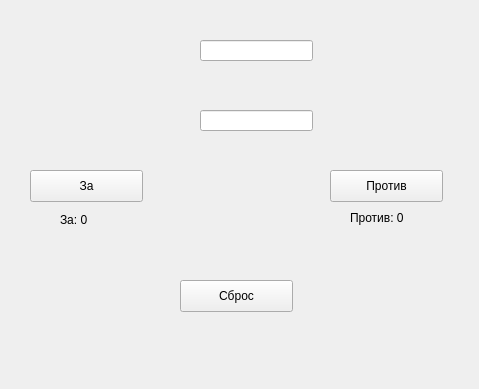
<?xml version="1.0" encoding="UTF-8"?>
<ui version="4.0">
 <class>DescisionApp</class>
 <widget class="QMainWindow" name="DescisionApp">
  <property name="geometry">
   <rect>
    <x>0</x>
    <y>0</y>
    <width>479</width>
    <height>389</height>
   </rect>
  </property>
  <property name="windowTitle">
   <string>MainWindow</string>
  </property>
  <widget class="QWidget" name="MyWidget">
   <widget class="QPushButton" name="btn_for">
    <property name="geometry">
     <rect>
      <x>30</x>
      <y>170</y>
      <width>113</width>
      <height>32</height>
     </rect>
    </property>
    <property name="text">
     <string>За</string>
    </property>
   </widget>
   <widget class="QPushButton" name="btn_against">
    <property name="geometry">
     <rect>
      <x>330</x>
      <y>170</y>
      <width>113</width>
      <height>32</height>
     </rect>
    </property>
    <property name="text">
     <string>Против</string>
    </property>
   </widget>
   <widget class="QLineEdit" name="input_decision">
    <property name="geometry">
     <rect>
      <x>200</x>
      <y>40</y>
      <width>113</width>
      <height>21</height>
     </rect>
    </property>
    <property name="text">
     <string/>
    </property>
   </widget>
   <widget class="QPushButton" name="btn_reset">
    <property name="geometry">
     <rect>
      <x>180</x>
      <y>280</y>
      <width>113</width>
      <height>32</height>
     </rect>
    </property>
    <property name="text">
     <string>Сброс</string>
    </property>
   </widget>
   <widget class="QLabel" name="label_for">
    <property name="geometry">
     <rect>
      <x>60</x>
      <y>210</y>
      <width>51</width>
      <height>20</height>
     </rect>
    </property>
    <property name="text">
     <string>За: 0</string>
    </property>
   </widget>
   <widget class="QLabel" name="label_against">
    <property name="geometry">
     <rect>
      <x>350</x>
      <y>210</y>
      <width>71</width>
      <height>16</height>
     </rect>
    </property>
    <property name="text">
     <string>Против: 0</string>
    </property>
   </widget>
   <widget class="QLineEdit" name="input_arguments">
    <property name="geometry">
     <rect>
      <x>200</x>
      <y>110</y>
      <width>113</width>
      <height>21</height>
     </rect>
    </property>
   </widget>
   <zorder>label_for</zorder>
   <zorder>btn_for</zorder>
   <zorder>btn_against</zorder>
   <zorder>btn_reset</zorder>
   <zorder>label_against</zorder>
   <zorder>input_arguments</zorder>
   <zorder>input_decision</zorder>
  </widget>
 </widget>
 <resources/>
 <connections/>
</ui>
